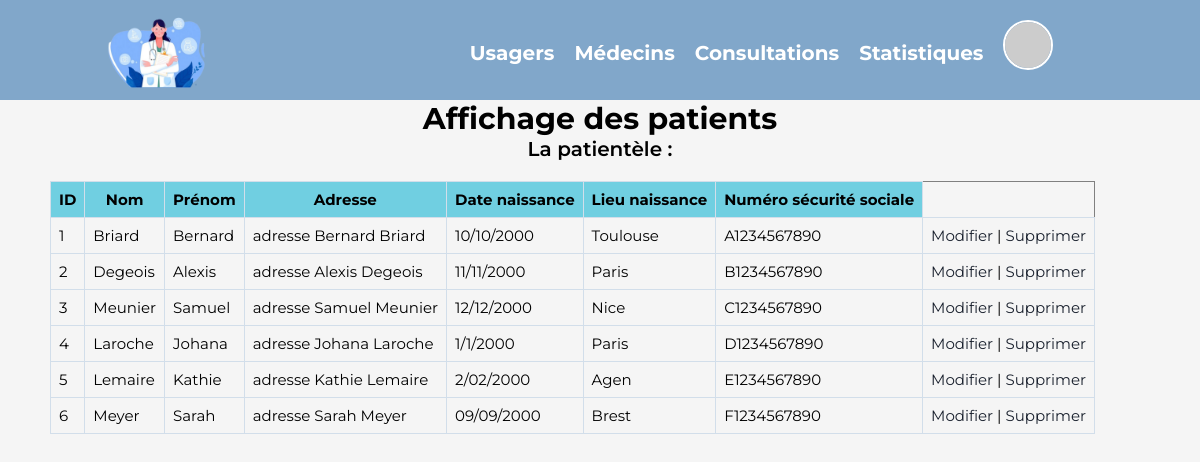
The page /PHP/affichage.php on the database as committed earlier.
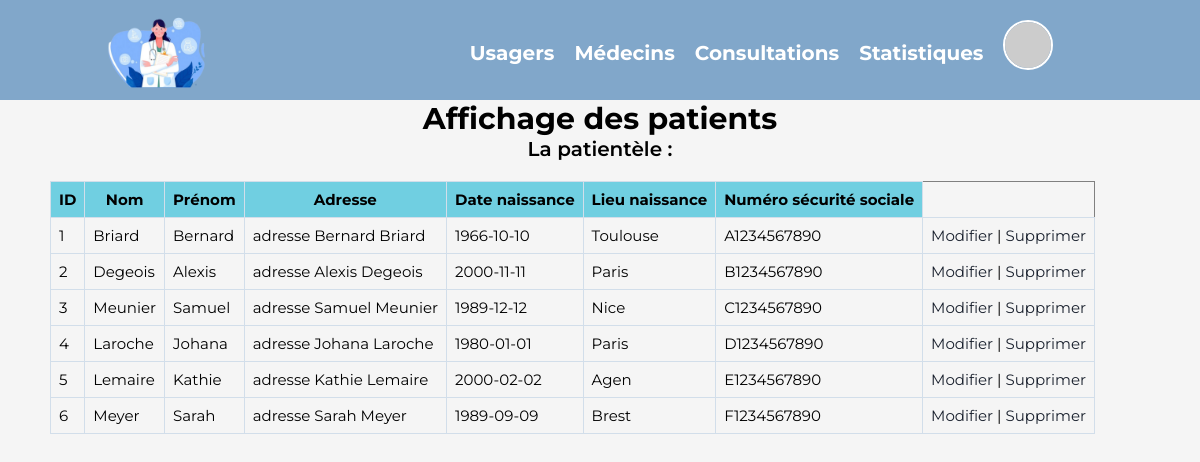
The same page on the database as committed later.
### tables this page shows
CREATE TABLE Usager(
   idusager INT AUTO_INCREMENT,
   Civilite VARCHAR(50),
   Nom VARCHAR(50),
   Prenom VARCHAR(50),
   Adresse VARCHAR(50),
   DateNaissance DATE,
   LieuNaissance VARCHAR(50),
   NumSecu VARCHAR(50),
   Id_Medecin INT NOT NULL,
   PRIMARY KEY(idusager),
   FOREIGN KEY(Id_Medecin) REFERENCES Medecin(Id_Medecin)
);

### PHP/affichage.php (the view, shortened to what this page needs)
<!DOCTYPE html>
<html lang="fr">
<head>
    <link rel="stylesheet" href="/projetPHP2023/CSS/base.css">
    <link rel="stylesheet" href="/projetPHP2023/CSS/affichage.css">
</head>
<body>
    <?php include 'header.php'; ?>
    <h1>Affichage des patients</h1>
    <?php
    require 'connexionBD.php';
    $reponse = $bdd->query("SELECT * FROM usager");
    $donnees = $reponse->fetchAll();
    echo '<h2>La patientèle :</h2>';
    echo '<table border="1">';
    echo '<tr><th>ID</th><th>Nom</th><th>Prénom</th><th>Adresse</th><th>Date naissance</th><th>Lieu naissance</th><th>Numéro sécurité sociale</th></tr>';
    foreach ($donnees as $donnee) {
        echo '<tr>';
        echo '<td>' . $donnee['idusager'] . '</td>';
        echo '<td>' . $donnee['Nom'] . '</td>';
        echo '<td>' . $donnee['Prenom'] . '</td>';
        echo '<td>' . $donnee['Adresse'] . '</td>';
        echo '<td>' . $donnee['DateNaissance'] . '</td>';
        echo '<td>' . $donnee['LieuNaissance'] . '</td>';
        echo '<td>' . $donnee['NumSecu'] . '</td>';
        echo '<td><a href="modifierPatient.php?nom=' . $donnee['Nom'] . '&prenom=' . $donnee['Prenom'] . '&adresse=' . $donnee['Adresse'] . '&dateNaissance=' . $donnee['DateNaissance'] . '&lieuNaissance=' . $donnee['LieuNaissance'] . '&numSecu=' . $donnee['NumSecu'] . '">Modifier</a> |
        <a href="supprimer.php?nom=' . $donnee['Nom'] . '&prenom=' . $donnee['Prenom'] . '&adresse=' . $donnee['Adresse'] . '&dateNaissance=' . $donnee['DateNaissance'] . '&lieuNaissance=' . $donnee['LieuNaissance'] . '&numSecu=' . $donnee['NumSecu'] . '">Supprimer</a></td>';
        echo '</tr>';
    }
?>
</body>

### PHP/header.php (shortened to what this page needs)
<!DOCTYPE html>
<html lang="fr">
    <link rel="stylesheet" href="/projetPHP2023/CSS/header.css">
    <link rel="stylesheet" href="/projetPHP2023/CSS/base.css">
<body>
    <header>
            <div class="menu-container">
                <div class="logo">
                    <a href="/projetPHP2023/PHP/menu.php"><img src="/projetPHP2023/Donnees/doctor.png" alt="logo"></a>
                </div>
                <ul class="menuheader">
                    <li><a href="/projetPHP2023/PHP/affichagePatient.php">Usagers</a></li>
                    <li><a href="/projetPHP2023/PHP/affichageMedecin.php">Médecins</a></li>
                    <li><a href="/projetPHP2023/PHP/affichageRDV.php">Consultations</a></li>
                    <li><a href="/projetPHP2023/PHP/stats.php">Statistiques</a></li>
                    <li><a href="#" class="display-picture"><img src="https://i.pravatar.cc/85" alt="profil"></a></li>
                </ul>
            </div>
    </header>
</body>
</html>

### CSS/base.css (style rules this page uses)
* { margin: 0; padding: 0; box-sizing: border-box; }
body { background-color: #f5f5f5; font-family: 'Montserrat', sans-serif; font-size: 15px; justify-content: center; }
h1 { text-align: center; font-size: 30px; }
h2 { text-align: center; font-size: 20px; font-weight: 600; }

### CSS/affichage.css (style rules this page uses)
table { border-collapse: collapse; margin: 20px 50px; }
th, td { border: 1px solid #D2DEEA; padding: 8px; text-align: left; }
th { background-color: #70CFE1; text-align: center; }
a { text-decoration: none; color: #1A212E; }

### CSS/header.css (style rules this page uses)
header { background-color: #81A7CA; text-align: center; font-size: 20px; font-weight: bold; width: 100%; position: relative; top: 0; left: 0; height: 100px; align-items: center; }
header a { color: #fff; text-decoration: none; }
.logo { width: fit-content; height: fit-content; }
.logo img { width: 100px; height: 100px; margin-right: 50px; }
.menu-container { display: grid; grid-template-columns: auto auto; justify-content: space-around; align-items: center; }
ul { list-style: none; display: flex; align-items: center; justify-content: center; }
ul li { display: inline-block; margin-right: 20px; }
.display-picture { margin-left: auto; margin-right: 20px; }
.display-picture img { width: 50px; height: 50px; border-radius: 50%; border: 2px solid #fff; transition: border-color 0.5s ease; }
ul img { width: 50px; height: 50px; border-radius: 50%; margin-bottom: 10px; }

Rows that differ between the two databases and show on the page:
changed usager "Briard": DateNaissance "10/10/2000" → "1966-10-10"
changed usager "Degeois": DateNaissance "11/11/2000" → "2000-11-11"
changed usager "Meunier": DateNaissance "12/12/2000" → "1989-12-12"
changed usager "Laroche": DateNaissance "1/1/2000" → "1980-01-01"
changed usager "Lemaire": DateNaissance "2/02/2000" → "2000-02-02"
changed usager "Meyer": DateNaissance "09/09/2000" → "1989-09-09"
